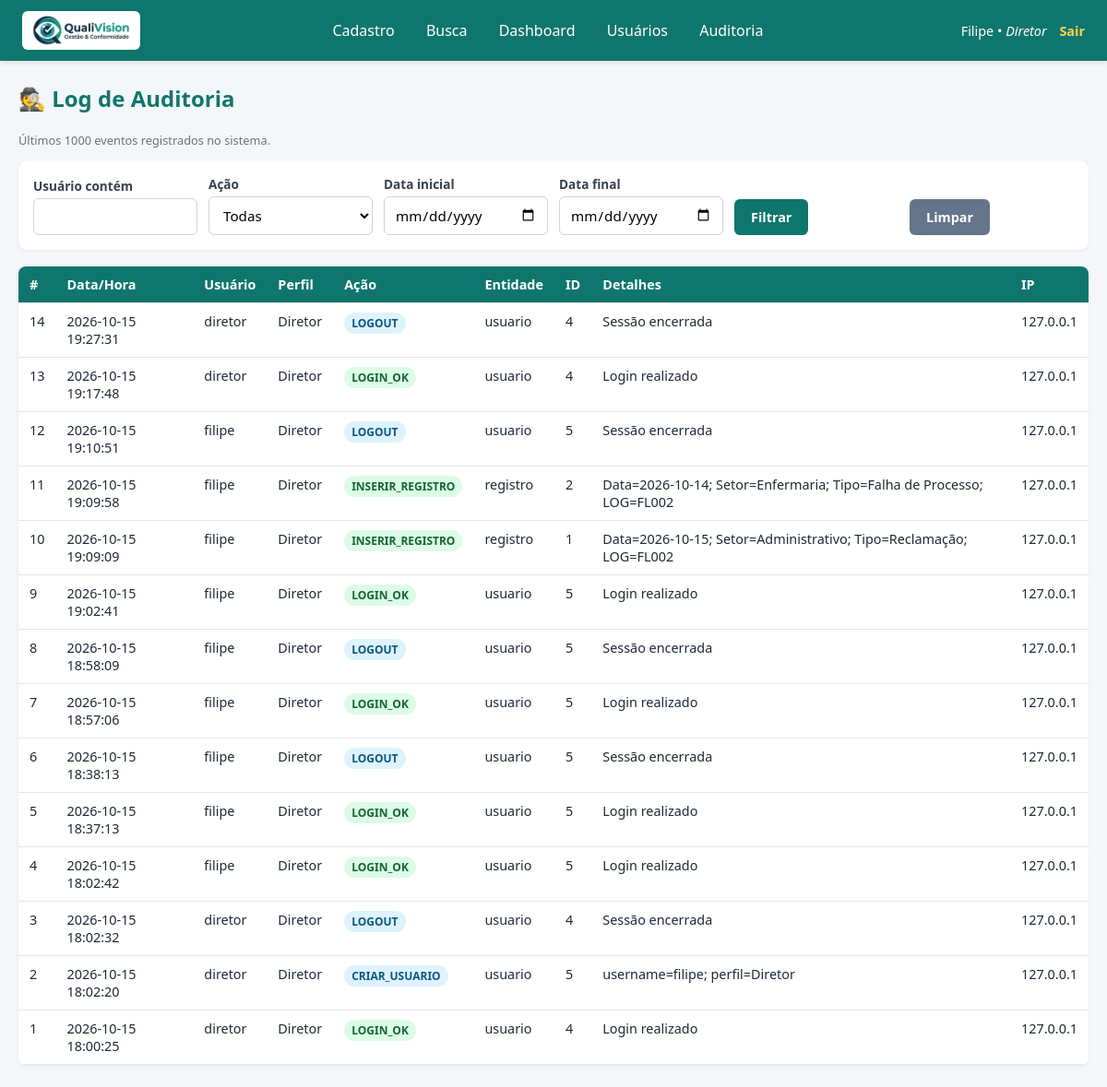
/auditoria (signed in), run on the app's committed database.
### tables this page shows
CREATE TABLE auditoria (
        id INTEGER PRIMARY KEY AUTOINCREMENT,
        timestamp TEXT NOT NULL,
        usuario TEXT,
        perfil TEXT,
        acao TEXT NOT NULL,
        entidade TEXT,
        entidade_id INTEGER,
        detalhes TEXT,
        ip TEXT
    );

### app.py (the view)
@app.route('/auditoria')
@requer_permissao('auditoria')
def auditoria_lista():
    f = {
        'usuario':  request.args.get('usuario', '').strip(),
        'acao':     request.args.get('acao', '').strip(),
        'data_ini': request.args.get('data_ini', '').strip(),
        'data_fim': request.args.get('data_fim', '').strip(),
    }
    sql = "SELECT * FROM auditoria WHERE 1=1"
    params = []
    if f['usuario']:
        sql += " AND usuario LIKE ?"; params.append(f'%{f["usuario"]}%')
    if f['acao']:
        sql += " AND acao = ?"; params.append(f['acao'])
    if f['data_ini']:
        sql += " AND substr(timestamp,1,10) >= ?"; params.append(f['data_ini'])
    if f['data_fim']:
        sql += " AND substr(timestamp,1,10) <= ?"; params.append(f['data_fim'])
    sql += " ORDER BY id DESC LIMIT 1000"
    rows = get_db().execute(sql, params).fetchall()
    acoes = [r[0] for r in get_db().execute(
        "SELECT DISTINCT acao FROM auditoria ORDER BY acao"
    ).fetchall()]
    return render_template('auditoria.html', logs=rows, filtros=f, acoes=acoes)

### app.py (called while the page is built)
def get_db():
    if 'db' not in g:
        g.db = sqlite3.connect(DB_PATH)
        g.db.row_factory = sqlite3.Row
    return g.db

def requer_permissao(tela):
    def decorator(f):
        @wraps(f)
        def wrapper(*args, **kwargs):
            if 'usuario' not in session:
                return redirect(url_for('login'))
            perfil = session.get('perfil')
            if tela not in PERMISSOES.get(perfil, set()):
                log_audit('ACESSO_NEGADO', 'rota', None,
                          f'Tentativa de acesso à tela "{tela}"')
                flash(f'Acesso negado: perfil "{perfil}" não tem permissão '
                      f'para a tela "{tela}".', 'erro')
                return redirect(url_for('index'))
            return f(*args, **kwargs)
        return wrapper
    return decorator

@app.context_processor
def inject_globals():
    perfil = session.get('perfil')
    return {
        'permissoes': PERMISSOES.get(perfil, set()),
        'setores': SETORES,
        'tipos': TIPOS,
        'perfis_disponiveis': PERFIS,
    }

### templates/auditoria.html (shortened to what this page needs)
{% extends 'base.html' %}
{% block content %}
<h2>🕵️ Log de Auditoria</h2>
<p class="small">Últimos 1000 eventos registrados no sistema.</p>
<div class="panel">
  <form method="get" class="filter-row">
    <div><label>Usuário contém</label>
      <input type="text" name="usuario" value="{{ filtros.usuario }}"></div>
    <div><label>Ação</label>
      <select name="acao">
        <option value="">Todas</option>
      </select></div>
    <div><label>Data inicial</label>
      <input type="date" name="data_ini" value="{{ filtros.data_ini }}"></div>
    <div><label>Data final</label>
      <input type="date" name="data_fim" value="{{ filtros.data_fim }}"></div>
    <div><button type="submit">Filtrar</button></div>
    <div><a href="{{ url_for('auditoria_lista') }}" class="btn btn-sec">Limpar</a></div>
  </form>
</div>
<table>
  <thead>
    <tr>
      <th>#</th><th>Data/Hora</th><th>Usuário</th><th>Perfil</th>
      <th>Ação</th><th>Entidade</th><th>ID</th><th>Detalhes</th><th>IP</th>
    </tr>
  </thead>
  <tbody>
    {% for l in logs %}
      <tr>
        <td>{{ l.id }}</td>
        <td>{{ l.timestamp.replace('T',' ')[:19] }}</td>
        <td>{{ l.usuario or '-' }}</td>
        <td>{{ l.perfil or '-' }}</td>
        <td>
          <span class="badge
            {% if 'EXCLUIR' in l.acao or 'FALHA' in l.acao or 'NEGADO' in l.acao %}
              badge-off
            {% elif 'LOGIN_OK' in l.acao or 'INSERIR' in l.acao %}
              badge-ok
            {% else %}
              badge-info
            {% endif %}">
            {{ l.acao }}
          </span>
        </td>
        <td>{{ l.entidade or '-' }}</td>
        <td>{{ l.entidade_id if l.entidade_id is not none else '-' }}</td>
        <td>{{ l.detalhes or '' }}</td>
        <td>{{ l.ip or '-' }}</td>
      </tr>
    {% else %}
      <tr><td colspan="9" style="text-align:center;color:#6b7280;">
        Nenhum evento registrado.</td></tr>
    {% endfor %}
  </tbody>
</table>
{% endblock %}

### templates/base.html (shortened to what this page needs)
<!DOCTYPE html>
<html lang="pt-BR">
<head>
</head>
<body>
{% if session.usuario %}
<header>
  <div class="brand">
    <img src="{{ url_for('static', filename='img/logo.jpeg') }}"
         alt="Logo da Empresa" class="logo-header">
  </div>
  <nav>
    {% if 'cadastro'  in permissoes %}<a href="{{ url_for('cadastro') }}">Cadastro</a>{% endif %}
    {% if 'busca'     in permissoes %}<a href="{{ url_for('busca') }}">Busca</a>{% endif %}
    {% if 'dashboard' in permissoes %}<a href="{{ url_for('dashboard') }}">Dashboard</a>{% endif %}
    {% if 'usuarios'  in permissoes %}<a href="{{ url_for('usuarios_lista') }}">Usuários</a>{% endif %}
    {% if 'auditoria' in permissoes %}<a href="{{ url_for('auditoria_lista') }}">Auditoria</a>{% endif %}
  </nav>
  <div class="user">
    {{ session.usuario|capitalize }} • <em>{{ session.perfil }}</em>
    <a href="{{ url_for('logout') }}">Sair</a>
  </div>
</header>
{% endif %}
<main>
  {% block content %}{% endblock %}
</main>
</body>
</html>

### templates/base.html (style rules this page uses)
* { box-sizing: border-box; font-family: 'Segoe UI', Roboto, sans-serif; }
body { margin:0; background:#f4f6fa; color:#1f2937; }
header { background:#0f766e; color:#fff; padding:12px 24px; display:flex; align-items:center; justify-content:space-between; box-shadow:0 2px 6px rgba(0,0,0,.1); flex-wrap:wrap; gap:10px; }
.brand { display: flex; align-items: center; gap: 12px; font-weight: 700; font-size: 1.15rem; }
.brand .logo-header { height: 42px; width: auto; max-width: 180px; object-fit: contain; background: #fff; padding: 4px 8px; border-radius: 6px; }
nav a { color:#fff; text-decoration:none; margin-right:6px; padding:6px 12px; border-radius:6px; transition:.2s; display:inline-block; }
.user { font-size:.9rem; }
.user a { color:#fcd34d; text-decoration:none; margin-left:10px; font-weight:600; }
main { max-width:1200px; margin:24px auto; padding:0 20px; }
h2 { color:#0f766e; margin-top:0; }
form label { display:block; font-size:.85rem; margin-bottom:4px; color:#374151; font-weight:600; }
input, select, textarea { width:100%; padding:9px 11px; border:1px solid #cbd5e1; border-radius:6px; font-size:.95rem; background:#fff; }
button, .btn { background:#0f766e; color:#fff; border:none; padding:10px 18px; border-radius:6px; cursor:pointer; font-size:.9rem; font-weight:600; text-decoration:none; display:inline-block; }
.btn-sec { background:#64748b; }
table { width:100%; border-collapse:collapse; background:#fff; border-radius:8px; overflow:hidden; box-shadow:0 1px 4px rgba(0,0,0,.06); }
th, td { padding:10px 12px; text-align:left; border-bottom:1px solid #e5e7eb; font-size:.9rem; vertical-align:top; }
th { background:#0f766e; color:#fff; }
.badge { display:inline-block; padding:3px 8px; border-radius:12px; font-size:.75rem; font-weight:600; }
.badge-ok { background:#dcfce7; color:#166534; }
.badge-info { background:#e0f2fe; color:#075985; }
.panel { background:#fff; padding:16px; border-radius:10px; box-shadow:0 1px 4px rgba(0,0,0,.06); margin-bottom:18px; }
.panel .filter-row { display:grid; grid-template-columns:repeat(auto-fit,minmax(160px,1fr)); gap:12px; align-items:end; }
.small { font-size:.8rem; color:#6b7280; }

### data on the page
auditoria: id "14", timestamp "2026-10-15 19:27:31", usuario "diretor", perfil "Diretor", acao "LOGOUT", entidade "usuario", entidade "4", detalhes "Sessão encerrada", ip "127.0.0.1"
auditoria: id "13", timestamp "2026-10-15 19:17:48", usuario "diretor", perfil "Diretor", acao "LOGIN_OK", entidade "usuario", entidade "4", detalhes "Login realizado", ip "127.0.0.1"
auditoria: id "12", timestamp "2026-10-15 19:10:51", usuario "filipe", perfil "Diretor", acao "LOGOUT", entidade "usuario", entidade "5", detalhes "Sessão encerrada", ip "127.0.0.1"
auditoria: id "11", timestamp "2026-10-15 19:09:58", usuario "filipe", perfil "Diretor", acao "INSERIR_REGISTRO", entidade "registro", entidade "2", detalhes "Data=2026-10-14; Setor=Enfermaria; Tipo=Falha de Processo; LOG=FL002", ip "127.0.0.1"
auditoria: id "10", timestamp "2026-10-15 19:09:09", usuario "filipe", perfil "Diretor", acao "INSERIR_REGISTRO", entidade "registro", entidade "1", detalhes "Data=2026-10-15; Setor=Administrativo; Tipo=Reclamação; LOG=FL002", ip "127.0.0.1"
auditoria: id "9", timestamp "2026-10-15 19:02:41", usuario "filipe", perfil "Diretor", acao "LOGIN_OK", entidade "usuario", entidade "5", detalhes "Login realizado", ip "127.0.0.1"
auditoria: id "8", timestamp "2026-10-15 18:58:09", usuario "filipe", perfil "Diretor", acao "LOGOUT", entidade "usuario", entidade "5", detalhes "Sessão encerrada", ip "127.0.0.1"
auditoria: id "7", timestamp "2026-10-15 18:57:06", usuario "filipe", perfil "Diretor", acao "LOGIN_OK", entidade "usuario", entidade "5", detalhes "Login realizado", ip "127.0.0.1"
auditoria: id "6", timestamp "2026-10-15 18:38:13", usuario "filipe", perfil "Diretor", acao "LOGOUT", entidade "usuario", entidade "5", detalhes "Sessão encerrada", ip "127.0.0.1"
auditoria: id "5", timestamp "2026-10-15 18:37:13", usuario "filipe", perfil "Diretor", acao "LOGIN_OK", entidade "usuario", entidade "5", detalhes "Login realizado", ip "127.0.0.1"
auditoria: id "4", timestamp "2026-10-15 18:02:42", usuario "filipe", perfil "Diretor", acao "LOGIN_OK", entidade "usuario", entidade "5", detalhes "Login realizado", ip "127.0.0.1"
auditoria: id "3", timestamp "2026-10-15 18:02:32", usuario "diretor", perfil "Diretor", acao "LOGOUT", entidade "usuario", entidade "4", detalhes "Sessão encerrada", ip "127.0.0.1"
auditoria: id "2", timestamp "2026-10-15 18:02:20", usuario "diretor", perfil "Diretor", acao "CRIAR_USUARIO", entidade "usuario", entidade "5", detalhes "username=filipe; perfil=Diretor", ip "127.0.0.1"
auditoria: id "1", timestamp "2026-10-15 18:00:25", usuario "diretor", perfil "Diretor", acao "LOGIN_OK", entidade "usuario", entidade "4", detalhes "Login realizado", ip "127.0.0.1"

### other printed values
{{ session.usuario|capitalize }} "Filipe"
{{ session.perfil }} "Diretor"
